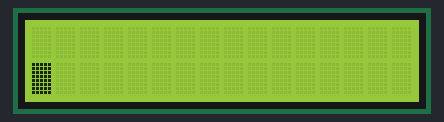
The sketch below on a simulated Arduino Uno, built with avr-gcc and run on an emulated ATmega328P. On the bench: 16×2 character LCD.

Above: at 3.1 s.
At 6.1 s:
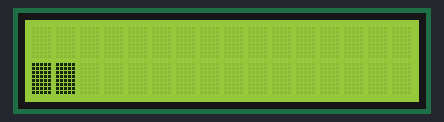
At 9.1 s:
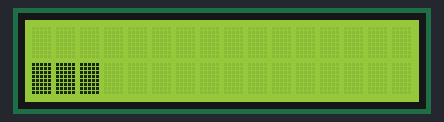
At 18.1 s:
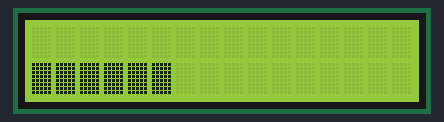
At 27.1 s:
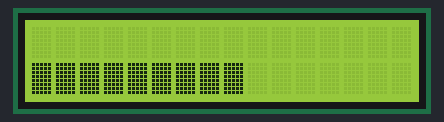
At 36.1 s:
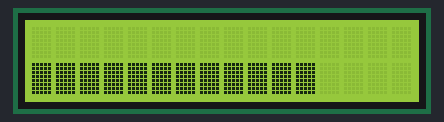

The sketch:

job8.ino
```cpp
// Inclure la bibliothèque LiquidCrystal
#include <LiquidCrystal.h>

// Initialiser la bibliothèque LiquidCrystal avec les numéros des broches de l'Arduino auxquelles l'écran LCD est connecté
const int rs = 12, en = 11, d4 = 5, d5 = 4, d6 = 3, d7 = 2;
LiquidCrystal lcd(rs, en, d4, d5, d6, d7);

// Variables pour la barre de chargement
const int loadingBarLength = 16;
const unsigned long rectangleInterval = 3000; // 3 secondes
unsigned long previousMillis = 0;
int currentRectangle = 0;

void setup() {
  // Configure la taille de l'écran LCD (nombre de colonnes et de lignes)
  lcd.begin(16, 2);
}

void loop() {
  // Obtenir le temps actuel
  unsigned long currentMillis = millis();

  // Si le temps écoulé depuis le dernier rectangle affiché est supérieur ou égal à l'intervalle de rectangle
  if (currentMillis - previousMillis >= rectangleInterval) {
    // Enregistrer le temps actuel
    previousMillis = currentMillis;

    // Afficher un rectangle sur l'écran LCD
    lcd.setCursor(currentRectangle, 1);
    lcd.write(byte(255));

    // Mettre à jour l'indice du rectangle actuel
    currentRectangle++;

    // Si la barre de chargement est complète, la réinitialiser
    if (currentRectangle >= loadingBarLength) {
      currentRectangle = 0;
      lcd.clear();
      lcd.setCursor(0, 0);
      lcd.print("Chargement:");
      lcd.setCursor(0, 1);
    }
  }
}
```

Measured:
- what the display in image 0 shows lasts 3.0 s, from 3.0 s to 6.0 s
